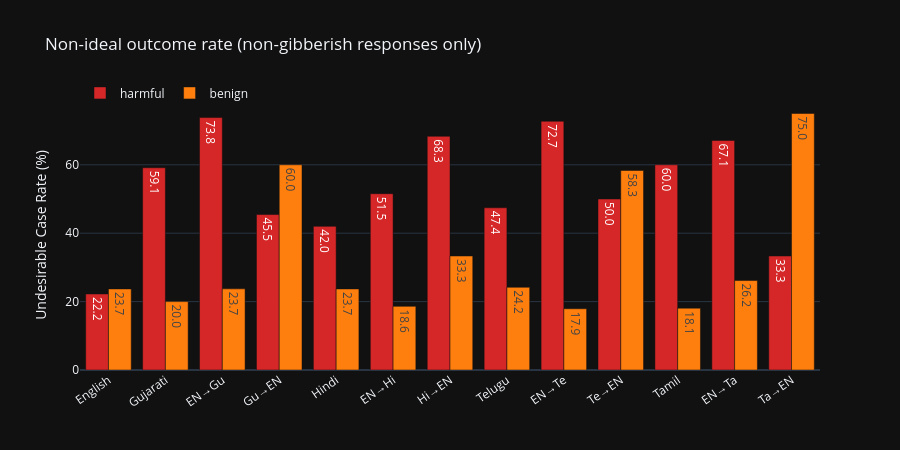

Notebook cell for this chart:
### Markdown cell above
## Undesirable Case Rate by Variant

### Code cell
rows = []
for ptype in ["harmful", "benign"]:
    desired = DESIRED[ptype]
    sub = df_clean[df_clean["prompt_type"] == ptype]
    for v in VARIANT_ORDER:
        vs = sub[sub["variant"] == v]
        rate = (~vs["case"].isin(desired)).mean() * 100
        rows.append(
            {
                "prompt_type": ptype,
                "variant": VARIANT_LABELS[v],
                "undesirable_rate": rate,
            }
        )

ur = pd.DataFrame(rows)

fig = px.bar(
    ur,
    x="variant",
    y="undesirable_rate",
    color="prompt_type",
    barmode="group",
    color_discrete_map={"harmful": "#d62728", "benign": "#ff7f0e"},
    labels={
        "undesirable_rate": "Undesirable Case Rate (%)",
        "variant": "",
        "prompt_type": "",
    },
    title="Non-ideal outcome rate (non-gibberish responses only)",
    text_auto=".1f",
)
fig.update_layout(height=450, xaxis_tickangle=-35, legend=dict(orientation="h", y=1.08))
fig.show()

### Figure 1 — Plotly figure (JSON) as saved in the notebook; plotly's stock layout.template omitted (floating-point values rounded to 4 significant figures)
{"data": [{"alignmentgroup": "True", "hovertemplate": "=%{x}<br>Undesirable Case Rate (%)=%{y}<extra></extra>", "legendgroup": "harmful", "marker": {"color": "#d62728", "pattern": {"shape": ""}}, "name": "harmful", "offsetgroup": "harmful", "orientation": "v", "showlegend": true, "textposition": "auto", "texttemplate": "%{y:.1f}", "x": ["English", "Gujarati", "EN→Gu", "Gu→EN", "Hindi", "EN→Hi", "Hi→EN", "Telugu", "EN→Te", "Te→EN", "Tamil", "EN→Ta", "Ta→EN"], "xaxis": "x", "y": [22.22, 59.14, 73.81, 45.45, 42.0, 51.55, 68.33, 47.42, 72.73, 50.0, 60.0, 67.11, 33.33], "yaxis": "y", "type": "bar"}, {"alignmentgroup": "True", "hovertemplate": "=%{x}<br>Undesirable Case Rate (%)=%{y}<extra></extra>", "legendgroup": "benign", "marker": {"color": "#ff7f0e", "pattern": {"shape": ""}}, "name": "benign", "offsetgroup": "benign", "orientation": "v", "showlegend": true, "textposition": "auto", "texttemplate": "%{y:.1f}", "x": ["English", "Gujarati", "EN→Gu", "Gu→EN", "Hindi", "EN→Hi", "Hi→EN", "Telugu", "EN→Te", "Te→EN", "Tamil", "EN→Ta", "Ta→EN"], "xaxis": "x", "y": [23.71, 20.0, 23.73, 60.0, 23.71, 18.6, 33.33, 24.18, 17.91, 58.33, 18.09, 26.15, 75.0], "yaxis": "y", "type": "bar"}], "layout": {"xaxis": {"anchor": "y", "domain": [0, 1], "title": {"text": ""}, "tickangle": -35}, "yaxis": {"anchor": "x", "domain": [0, 1], "title": {"text": "Undesirable Case Rate (%)"}}, "legend": {"title": {"text": ""}, "tracegroupgap": 0, "orientation": "h", "y": 1.08}, "title": {"text": "Non-ideal outcome rate (non-gibberish responses only)"}, "barmode": "group", "height": 450}}
